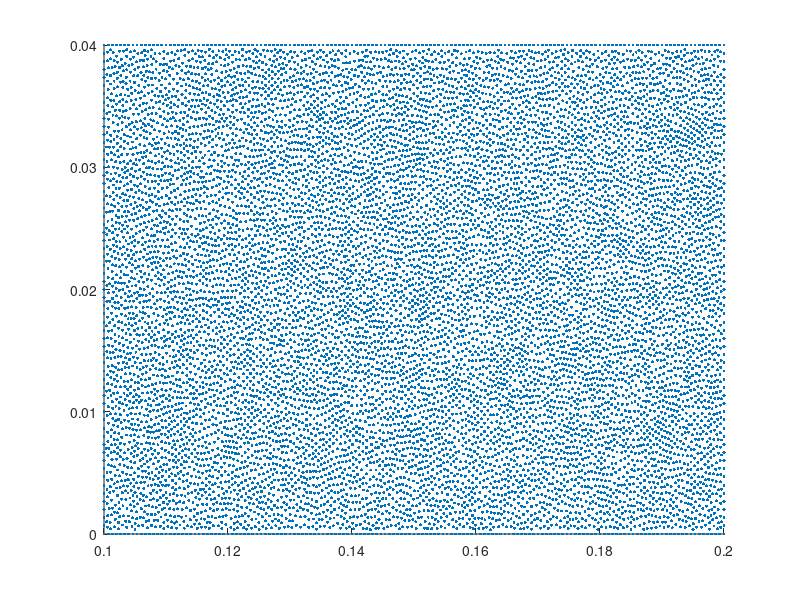

The MATLAB script that drew this image: (Note: this script raises an error after producing the figure.)
% generate the mesh

%script

clear all
close all


%delta = 0.002;	% for glass slab
%delta = 0.012;	% peridynamic horizon
%delta = 0.25;	% for the unit circle 
load('delta.mat')

%meshsize = delta/3;
load('meshsize.mat')


disp ('Loading matrices: Pos.mat, Vol.mat, T.mat\n')
load('Pos.mat')
load('Vol.mat')
load('T.mat')

scatter(Pos(:,1), Pos(:,2), 5, 'filled')

disp 'Press key to continue'
pause

% generate the neighbor-list
[NbdArr] = gen_nbdlist(Pos, delta);

disp('Max neighbors') 
size(NbdArr)
disp 'Press key to continue'
pause

% get the position and relative distances of the neighbors
[Nbd_xi_1, Nbd_xi_2, Nbd_xi_norm, NbdVol] = precomputation(NbdArr, Pos, Vol);
disp 'Precomputation done.'

% get the constant external force for the nodes
[extforce] = external_force(Pos, NbdArr);
disp 'Press key to continue'
pause


% need initial condition
[NbdArr_out, u0] = simulate2(Pos, NbdArr, Vol, extforce, delta, Nbd_xi_1, Nbd_xi_2, Nbd_xi_norm);
